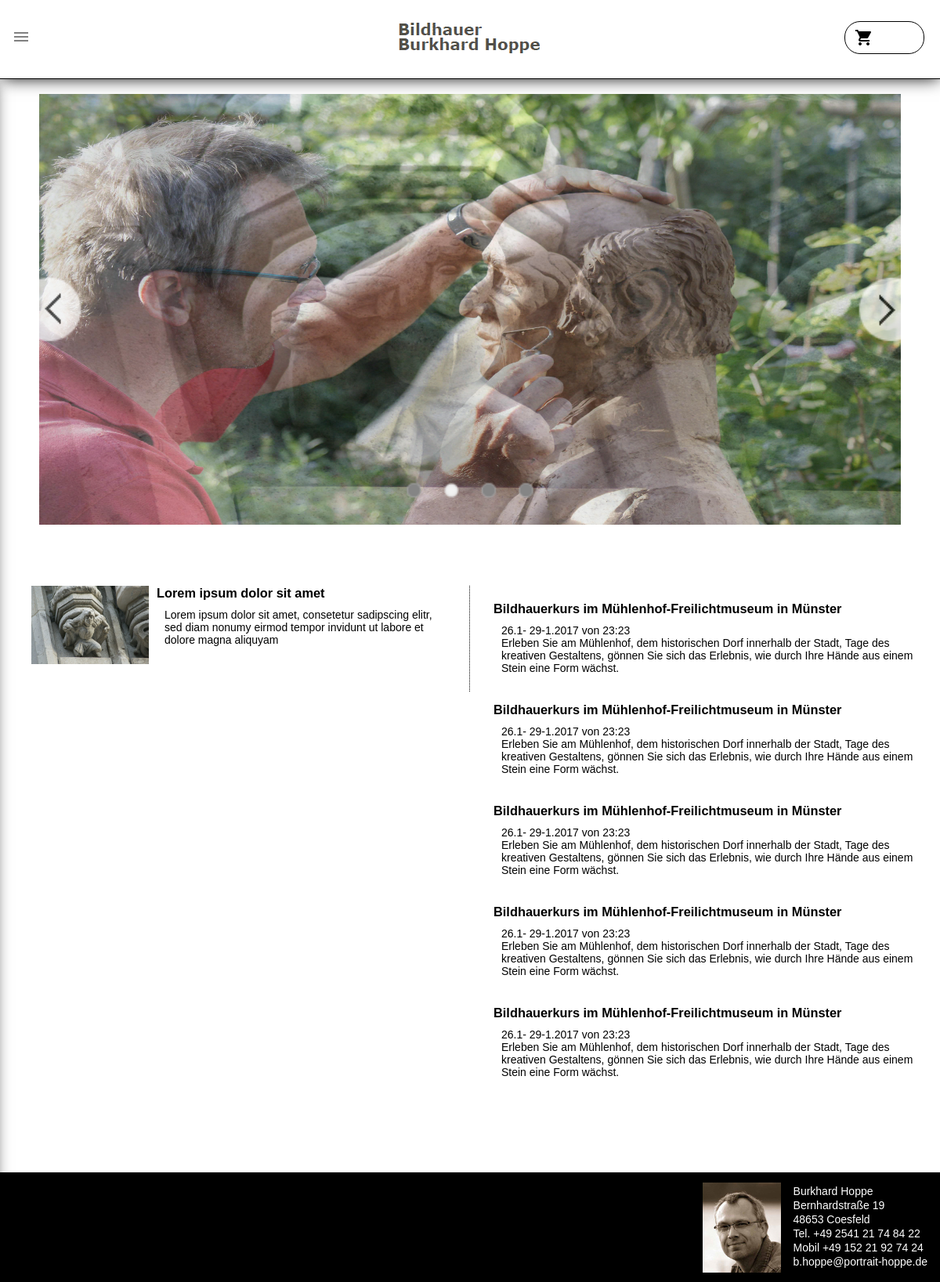
The page / on the database its author committed.
### tables this page shows
CREATE TABLE `slider` (
  `pic` varchar(255) NOT NULL,
  `id` int(11) NOT NULL
);

CREATE TABLE `news_de` (
  `news-id` int(100) NOT NULL,
  `pic` varchar(255) NOT NULL,
  `date` varchar(100) NOT NULL,
  `description` varchar(1000) NOT NULL
);

CREATE TABLE `kurse_de` (
  `title` varchar(255) NOT NULL,
  `date` varchar(100) NOT NULL,
  `first_date` date NOT NULL,
  `last_date` date NOT NULL,
  `time` varchar(255) NOT NULL,
  `description` varchar(10000) NOT NULL,
  `home_description` varchar(255) NOT NULL,
  `kurs-id` int(11) NOT NULL
);

### mysql.php (called while the page is built, shortened)
<?php
    class DB {
        private static $_db_username 		= "root";
        private static $_db_password 		= "Nintendo56";
        private static $_db_host 		    = "localhost";
        private static $_db_name		    = "portrait-hoppe";
        private static $_db;
        function __construct() {
            try {
            self::$_db = new PDO("mysql:host=" . self::$_db_host . ";dbname=" . self::$_db_name,  self::$_db_username , self::$_db_password);
            } catch(PDOException $e) {
                echo "Verbindung gescheitert!";
                die();
            }
        }
        function NewsHome () {
            $stmt= self::$_db->prepare("SELECT * FROM news_".$_SESSION['language']." ORDER BY `news-id` DESC LIMIT 5");
            $stmt->execute();
            return $stmt->fetchAll(PDO::FETCH_ASSOC);
        }
        function KurseHome() {
            $stmt= self::$_db->prepare("SELECT * FROM kurse_".$_SESSION['language']." ORDER BY `first_date` ASC LIMIT 5");
            $stmt->execute();
            return $stmt->fetchAll(PDO::FETCH_ASSOC);
        }
        function Slider () {
            $stmt= self::$_db->prepare("SELECT * FROM slider WHERE 1");
            $stmt->execute();
            return $stmt->fetchAll(PDO::FETCH_ASSOC);
        }
    }
?>

### home.php (the view, shortened to what this page needs)
<div id="jssor_1" style="position:relative;margin:auto;top:0px;left:0px;width:600px;height:300px;overflow:hidden;visibility:hidden;">
  <div data-u="slides" style="cursor:default;position:relative;top:0px;left:0px;width:600px;height:300px;overflow:hidden;">
<?php
      $slider = $db->Slider();
    foreach ($slider as $row) {
      $ordner = "img/slider";
      $bildinfo = pathinfo($ordner."/".$row['pic']);
  ?>
    <div>
        <img data-u="image" src="<?php echo $bildinfo['dirname']."/".$bildinfo['basename'];?>"/>
    </div>
  <?php
    }
  ?>
  </div>
  <div data-u="navigator" class="jssorb05" style="bottom:16px;right:16px;" data-autocenter="1">
      <div data-u="prototype" style="width:16px;height:16px;"></div>
  </div>
  <span data-u="arrowleft" class="jssora12l" style="top:0px;left:0px;width:30px;height:46px;" data-autocenter="2"></span>
  <span data-u="arrowright" class="jssora12r" style="top:0px;right:0px;width:30px;height:46px;" data-autocenter="2"></span>
</div>
<br />
<div id="home_content">
  <div id="news_home_all">
  <div id ="news_home">
      <?php
          $news = $db->NewsHome();
          foreach ($news as $row) {
              $ordner = "img/news";
              $bildinfo = pathinfo($ordner."/".$row['pic']);
      ?>
          <a id="news_home_pic" href="<?php echo $bildinfo['dirname']."/".$bildinfo['basename'];?>">
          <img id="news_home_pic" src="<?php echo $bildinfo['dirname']."/".$bildinfo['basename'];?>"/></a>
          <div id="news_home_text">
      <?php
          echo "<h3>" .$row['date']. "</h3>";
          echo "<p>" .$row['description']. "</p><br />";
      ?>
          </div>
      <?php
          }
      ?>
  </div>
</div>
  <div id="kurse_home_all">
    <div id ="kurse_home">
        <?php
        $kurse = $db->KurseHome();
        foreach ($kurse as $row) {
        ?>
                <div id="kurse_home_text">
        <?php
                echo "<h3>" .$row['title']. "</h3>";
                if ($row['home_description'] != TRUE) {
                        echo "<p>" .$row['date']." von ".$row['time']."</p><br />";
                }else {
                    echo "<p>" .$row['date']." von ".$row['time']."<br />".$row['home_description']."</p><br />";
                }
        ?>
                </div>
        <?php
        }
        ?>
    </div>
</div>
</div>

### home.php (style rules this page uses)
.jssorb05 { position: absolute; }
.jssorb05 div, .jssorb05 div:hover, .jssorb05 .av { position: absolute; width: 16px; height: 16px; background: url('img/slider/b05.png') no-repeat; overflow: hidden; cursor: pointer; }
.jssorb05 div { background-position: -7px -7px; }
.jssorb05 .av { background-position: -67px -7px; }
.jssora12l, .jssora12r { display: block; position: absolute; width: 30px; height: 46px; cursor: pointer; background: url('img/slider/a12.png') no-repeat; overflow: hidden; }
.jssora12l { background-position: -16px -37px; }
.jssora12r { background-position: -75px -37px; }
#news_home_all { float: left; width: 50%; }
#news_home { border-right: dotted 1px; margin-bottom: 20px; }
#news_home_pic { width: 150px; float: left; margin-left: 10px; }
#news_home_text { margin-left: 180px; margin-right: 30px; }
#news_home p { height: 90px; margin-left: 10px; margin-top: 10px; }
#kurse_home_all { float: right; width: 50%; }
#kurse_home_all, #news_home_all { font-size: 14px; font-family: Verdana,Arial,Helvetica,sans-serif; }
#kurse_home { margin-bottom: 20px; clear: both; }
#kurse_home_text { margin-left: 30px; margin-bottom: 20px; }
#kurse_home p { margin-left: 10px; margin-top: 10px; }

### index.php (style rules this page uses)
* { margin: 0; padding: 0; }
html, body { height: 100%; }

### rows shown on the page
slider: pic (picture)
slider: pic (picture)
news_de: pic (picture), date "Lorem ipsum dolor sit amet", description "Lorem ipsum dolor sit amet, consetetur sadipscing elitr, sed diam nonumy eirmod tempor invidunt ut labore et dolore magna aliquyam"
kurse_de: title "Bildhauerkurs im Mühlenhof-Freilichtmuseum in Münster", date "26.1- 29-1.2017", time "23:23", home_description "Erleben Sie am Mühlenhof, dem historischen Dorf innerhalb der Stadt, Tage des kreativen Gestaltens, gönnen Sie sich das Erlebnis, wie durch Ihre Hände aus einem Stein eine Form wächst."
kurse_de: title "Bildhauerkurs im Mühlenhof-Freilichtmuseum in Münster", date "26.1- 29-1.2017", time "23:23", home_description "Erleben Sie am Mühlenhof, dem historischen Dorf innerhalb der Stadt, Tage des kreativen Gestaltens, gönnen Sie sich das Erlebnis, wie durch Ihre Hände aus einem Stein eine Form wächst."
kurse_de: title "Bildhauerkurs im Mühlenhof-Freilichtmuseum in Münster", date "26.1- 29-1.2017", time "23:23", home_description "Erleben Sie am Mühlenhof, dem historischen Dorf innerhalb der Stadt, Tage des kreativen Gestaltens, gönnen Sie sich das Erlebnis, wie durch Ihre Hände aus einem Stein eine Form wächst."
kurse_de: title "Bildhauerkurs im Mühlenhof-Freilichtmuseum in Münster", date "26.1- 29-1.2017", time "23:23", home_description "Erleben Sie am Mühlenhof, dem historischen Dorf innerhalb der Stadt, Tage des kreativen Gestaltens, gönnen Sie sich das Erlebnis, wie durch Ihre Hände aus einem Stein eine Form wächst."
kurse_de: title "Bildhauerkurs im Mühlenhof-Freilichtmuseum in Münster", date "26.1- 29-1.2017", time "23:23", home_description "Erleben Sie am Mühlenhof, dem historischen Dorf innerhalb der Stadt, Tage des kreativen Gestaltens, gönnen Sie sich das Erlebnis, wie durch Ihre Hände aus einem Stein eine Form wächst."
